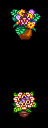

This is a level from a 2D game, rendered from its Tiled map with the project's own tilesets. A one-line summary and the complete map file follow:
An orthogonal 3x8 tile map with 16x16 px tiles, 1 tile layer (Front).

<map version="1.10" tiledversion="1.11.2" orientation="orthogonal" renderorder="right-down" width="3" height="8" tilewidth="16" tileheight="16" infinite="0" nextlayerid="3" nextobjectid="3">
 <tileset firstgid="1" name="flowershowtiles" tilewidth="16" tileheight="16" tilecount="400" columns="16">
  <image source="FlowerShowTiles.png" width="256" height="400" />
 </tileset>
 <layer id="1" name="Front" width="3" height="8">
  <data encoding="csv">
318,319,320,
334,335,336,
350,351,352,
0,0,0,
0,0,0,
315,316,317,
331,332,333,
347,348,349
</data>
 </layer>
 <objectgroup id="2" name="Front" />
</map>
